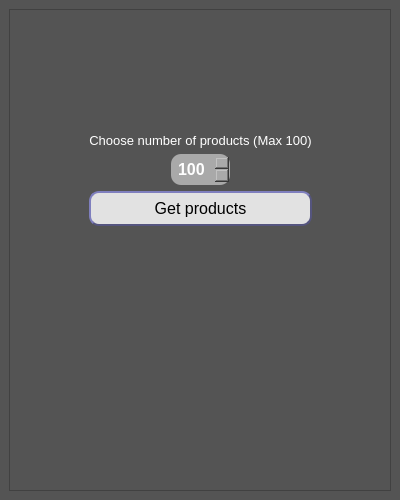
<?xml version="1.0" encoding="UTF-8"?>
<ui version="4.0">
 <class>MainWindow</class>
 <widget class="QMainWindow" name="MainWindow">
  <property name="geometry">
   <rect>
    <x>0</x>
    <y>0</y>
    <width>400</width>
    <height>500</height>
   </rect>
  </property>
  <property name="minimumSize">
   <size>
    <width>400</width>
    <height>500</height>
   </size>
  </property>
  <property name="maximumSize">
   <size>
    <width>600</width>
    <height>700</height>
   </size>
  </property>
  <property name="windowTitle">
   <string>MainWindow</string>
  </property>
  <property name="styleSheet">
   <string notr="true">background-color:rgb(84, 84, 84)</string>
  </property>
  <widget class="QWidget" name="centralwidget">
   <layout class="QGridLayout" name="gridLayout">
    <item row="0" column="0">
     <widget class="QFrame" name="frame">
      <property name="frameShape">
       <enum>QFrame::StyledPanel</enum>
      </property>
      <property name="frameShadow">
       <enum>QFrame::Raised</enum>
      </property>
      <layout class="QGridLayout" name="gridLayout_2">
       <item row="0" column="0">
        <layout class="QVBoxLayout" name="verticalLayout_3">
         <item>
          <layout class="QHBoxLayout" name="horizontalLayout">
           <item>
            <spacer name="horizontalSpacer">
             <property name="orientation">
              <enum>Qt::Horizontal</enum>
             </property>
             <property name="sizeHint" stdset="0">
              <size>
               <width>40</width>
               <height>20</height>
              </size>
             </property>
            </spacer>
           </item>
           <item>
            <layout class="QVBoxLayout" name="verticalLayout">
             <item>
              <spacer name="verticalSpacer">
               <property name="orientation">
                <enum>Qt::Vertical</enum>
               </property>
               <property name="sizeHint" stdset="0">
                <size>
                 <width>20</width>
                 <height>40</height>
                </size>
               </property>
              </spacer>
             </item>
             <item>
              <widget class="QLabel" name="label_3">
               <property name="font">
                <font>
                 <pointsize>10</pointsize>
                </font>
               </property>
               <property name="styleSheet">
                <string notr="true">color:white</string>
               </property>
               <property name="text">
                <string>Choose number of products (Max 100)</string>
               </property>
               <property name="alignment">
                <set>Qt::AlignCenter</set>
               </property>
              </widget>
             </item>
             <item>
              <layout class="QHBoxLayout" name="horizontalLayout_2">
               <item>
                <spacer name="horizontalSpacer_3">
                 <property name="orientation">
                  <enum>Qt::Horizontal</enum>
                 </property>
                 <property name="sizeHint" stdset="0">
                  <size>
                   <width>40</width>
                   <height>20</height>
                  </size>
                 </property>
                </spacer>
               </item>
               <item>
                <widget class="QSpinBox" name="spinBox">
                 <property name="sizePolicy">
                  <sizepolicy hsizetype="Minimum" vsizetype="Fixed">
                   <horstretch>0</horstretch>
                   <verstretch>0</verstretch>
                  </sizepolicy>
                 </property>
                 <property name="font">
                  <font>
                   <pointsize>12</pointsize>
                   <weight>75</weight>
                   <bold>true</bold>
                  </font>
                 </property>
                 <property name="styleSheet">
                  <string notr="true">QSpinBox {
color: white;
background-color: darkgrey;
border-width:2px;
border-color:rgb(85, 85, 127);
border-radius: 10px;
min-width: 5em;
padding:5px
}
QSpinBox:hover {
    background-color: grey;
}
</string>
                 </property>
                 <property name="minimum">
                  <number>1</number>
                 </property>
                 <property name="maximum">
                  <number>100</number>
                 </property>
                 <property name="value">
                  <number>100</number>
                 </property>
                </widget>
               </item>
               <item>
                <spacer name="horizontalSpacer_4">
                 <property name="orientation">
                  <enum>Qt::Horizontal</enum>
                 </property>
                 <property name="sizeHint" stdset="0">
                  <size>
                   <width>40</width>
                   <height>20</height>
                  </size>
                 </property>
                </spacer>
               </item>
              </layout>
             </item>
             <item>
              <widget class="QPushButton" name="pushButton">
               <property name="font">
                <font>
                 <pointsize>12</pointsize>
                </font>
               </property>
               <property name="styleSheet">
                <string notr="true">QPushButton {
background-color:rgb(226, 226, 226);
border-style:outset;
border-width:2px;
border-color:rgb(85, 85, 127);
border-radius: 10px;
min-width: 10em;
padding:6px
}
QPushButton:pressed {
    background-color: rgb(156, 166, 255);
    border-style: inset;
}</string>
               </property>
               <property name="text">
                <string>Get products</string>
               </property>
              </widget>
             </item>
            </layout>
           </item>
           <item>
            <spacer name="horizontalSpacer_2">
             <property name="orientation">
              <enum>Qt::Horizontal</enum>
             </property>
             <property name="sizeHint" stdset="0">
              <size>
               <width>40</width>
               <height>20</height>
              </size>
             </property>
            </spacer>
           </item>
          </layout>
         </item>
         <item>
          <widget class="QLabel" name="label">
           <property name="font">
            <font>
             <pointsize>12</pointsize>
             <weight>75</weight>
             <bold>true</bold>
            </font>
           </property>
           <property name="styleSheet">
            <string notr="true">color:rgb(255, 0, 0)</string>
           </property>
           <property name="text">
            <string/>
           </property>
           <property name="alignment">
            <set>Qt::AlignCenter</set>
           </property>
          </widget>
         </item>
         <item>
          <widget class="QLabel" name="label_2">
           <property name="font">
            <font>
             <pointsize>12</pointsize>
            </font>
           </property>
           <property name="styleSheet">
            <string notr="true">color:white</string>
           </property>
           <property name="text">
            <string/>
           </property>
           <property name="alignment">
            <set>Qt::AlignCenter</set>
           </property>
          </widget>
         </item>
         <item>
          <spacer name="verticalSpacer_2">
           <property name="orientation">
            <enum>Qt::Vertical</enum>
           </property>
           <property name="sizeHint" stdset="0">
            <size>
             <width>20</width>
             <height>40</height>
            </size>
           </property>
          </spacer>
         </item>
        </layout>
       </item>
      </layout>
     </widget>
    </item>
   </layout>
  </widget>
 </widget>
 <resources/>
 <connections/>
</ui>
